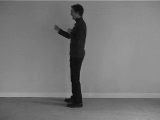
#> input picture frame 37 of datasets/boxing/person01_boxing_d4_uncomp.avi, 160 x 120 px, given in place of person01_running_d1_uncomp.avi, which was not available
$ python test_auto_tracking.py
#> lines starting #> are read from the running program, lines starting #| are printed output that depends on the picture; pictures that were not available may be replaced by others from this repository, and a replacement may not be noted
#> further down, frame is the input picture: shape (120, 160, 3); min 9, max 161, mean 120.2
import cv2
import os

# ============================================================
# CONFIGURATION
# ============================================================

VIDEO_PATH = (
    "datasets/running/"
    "person01_running_d1_uncomp.avi"
)

START_FRAME = 1
END_FRAME = 20

OUTPUT_DIR = "output/auto_tracking_test"

os.makedirs(
    OUTPUT_DIR,
    exist_ok=True
)
os.makedirs(
    os.path.join(OUTPUT_DIR, "crops"),
    exist_ok=True
)


# ============================================================
# CREATE COMPATIBLE OPENCV TRACKER
# ============================================================

def create_tracker():
    """Creates a supported OpenCV tracker instance with fallbacks."""
    tracker_types = [
        lambda: cv2.TrackerCSRT_create(),
        lambda: cv2.TrackerKCF_create(),
        lambda: cv2.TrackerMIL_create(),
        lambda: getattr(cv2, 'legacy', None).TrackerCSRT_create() if hasattr(cv2, 'legacy') else None,
    ]
    for create_fn in tracker_types:
        try:
            tracker = create_fn()
            if tracker is not None:
                return tracker
        except (AttributeError, Exception):
            continue
    return None


# ============================================================
# DETECT PERSON (FULL BODY)
# ============================================================

def detect_person(frame, background_subtractor):

    # --------------------------------------------------------
    # Background subtraction
    # --------------------------------------------------------

    mask = background_subtractor.apply(
        frame,
        learningRate=0.01
    )
#> mask: shape (120, 160); every value is 255

    # --------------------------------------------------------
    # Clean noise
    # --------------------------------------------------------

    kernel = cv2.getStructuringElement(
        cv2.MORPH_ELLIPSE,
        (5, 5)
    )

    mask = cv2.morphologyEx(
        mask,
        cv2.MORPH_OPEN,
        kernel
    )

    mask = cv2.morphologyEx(
        mask,
        cv2.MORPH_CLOSE,
        kernel,
        iterations=2
    )

    # --------------------------------------------------------
    # Connect separated body parts
    # --------------------------------------------------------

    kernel_large = cv2.getStructuringElement(
        cv2.MORPH_ELLIPSE,
        (15, 15)
    )

    mask = cv2.dilate(
        mask,
        kernel_large,
        iterations=2
    )

    # --------------------------------------------------------
    # Find contours
    # --------------------------------------------------------

    contours, _ = cv2.findContours(
        mask,
        cv2.RETR_EXTERNAL,
        cv2.CHAIN_APPROX_SIMPLE
    )
#> contours = [[[0, 0], [0, 119], [159, 119], [159, 0]]]

    if not contours:
        return None

    frame_height, frame_width = frame.shape[:2]
#> frame_height = 120; frame_width = 160

    boxes = []

    for contour in contours:

        area = cv2.contourArea(contour)

        if area < 30:
            continue

        x, y, w, h = cv2.boundingRect(
            contour
        )

        boxes.append(
            (x, y, w, h, area)
        )
#> this loop made 1 pass
#> (contour, area, x, y, w, h) on pass 1: ([[0, 0], [0, 119], [159, 119], [159, 0]], 18921, 0, 0, 160, 120)
#> after the loop, boxes = [(0, 0, 160, 120, 18921)]

    if not boxes:
        return None

    # --------------------------------------------------------
    # Combine all moving body parts
    # --------------------------------------------------------

    min_x = min(box[0] for box in boxes)
#> min_x = 0
    min_y = min(box[1] for box in boxes)
#> min_y = 0
    max_x = max(box[0] + box[2] for box in boxes)
#> max_x = 160
    max_y = max(box[1] + box[3] for box in boxes)
#> max_y = 120

    # --------------------------------------------------------
    # Estimate full body bounding box centered on person
    # --------------------------------------------------------

    detected_height = max_y - min_y
#> detected_height = 120

    target_height = max(int(detected_height * 1.35), 85)
#> target_height = 162
    target_width = int(target_height * 0.45)
#> target_width = 72

    center_x = (min_x + max_x) // 2
#> center_x = 80
    center_y = (min_y + max_y) // 2
#> center_y = 60

    x1 = max(0, min(center_x - target_width // 2, frame_width - target_width))
#> x1 = 44
    y1 = max(0, min(center_y - target_height // 2, frame_height - target_height))
#> y1 = 0

    w1 = min(target_width, frame_width - x1)
#> w1 = 72
    h1 = min(target_height, frame_height - y1)
#> h1 = 120

    if w1 <= 0 or h1 <= 0:
        return None

    return (x1, y1, w1, h1)


# ============================================================
# MAIN
# ============================================================

cap = cv2.VideoCapture(
    VIDEO_PATH
)

if not cap.isOpened():

    print(
        "Could not open video:",
        VIDEO_PATH
    )

    exit()

fps = cap.get(cv2.CAP_PROP_FPS)
if fps <= 0:
    fps = 25.0
width = int(cap.get(cv2.CAP_PROP_FRAME_WIDTH))
height = int(cap.get(cv2.CAP_PROP_FRAME_HEIGHT))

output_video_path = os.path.join(OUTPUT_DIR, "tracked_person.avi")
fourcc = cv2.VideoWriter_fourcc(*"XVID")
out_writer = cv2.VideoWriter(output_video_path, fourcc, fps, (width, height))


# ============================================================
# BACKGROUND SUBTRACTOR
# ============================================================

background_subtractor = (
    cv2.createBackgroundSubtractorMOG2(
        history=100,
        varThreshold=40,
        detectShadows=False
    )
)


# ============================================================
# TRACKER VARIABLES
# ============================================================

tracker = None

tracking = False

bbox = None

fixed_width = None
fixed_height = None

frame_number = 0


# ============================================================
# PROCESS FRAMES
# ============================================================

while frame_number < END_FRAME:

    ret, frame = cap.read()

    if not ret:

        print(
            "Could not read frame:",
            frame_number + 1
        )

        break

    frame_number += 1

    # ========================================================
    # DETECT PERSON
    # ========================================================

    detected_bbox = detect_person(
        frame,
        background_subtractor
    )
#> detected_bbox = (44, 0, 72, 120)

    # ========================================================
    # START / UPDATE TRACKING (DYNAMIC CENTERING)
    # ========================================================

    if detected_bbox is not None:

        if not tracking:

            bbox = detected_bbox
#> bbox = (44, 0, 72, 120)
            fixed_width = bbox[2]
#> fixed_width = 72
            fixed_height = bbox[3]
#> fixed_height = 120

            print(
                "Person detected at frame:",
                frame_number
            )

            print(
                "Initial bounding box:",
                bbox
            )
#| Initial bounding box: (44, 0, 72, 120)

            print(
                "Fixed size:",
                fixed_width,
                "x",
                fixed_height
            )
#| Fixed size: 72 x 120

            # Use detection-only workflow to avoid OpenCV tracker native crashes.
            tracking = True

        else:

            # Smoothly follow person across frames using detections
            sx = int(0.6 * bbox[0] + 0.4 * detected_bbox[0])
            sy = int(0.6 * bbox[1] + 0.4 * detected_bbox[1])
            bbox = (sx, sy, detected_bbox[2], detected_bbox[3])

    elif tracking:

        # No detection this frame; keep previous bbox for visualization
        # Optionally we could implement temporal smoothing or a simple search,
        # but avoid OpenCV tracker APIs that may crash in some builds.
        pass

    # ========================================================
    # DRAW BOUNDING BOX
    # ========================================================

    display = frame.copy()

    if bbox is not None:

        x, y, w, h = bbox
#> x = 44; y = 0; w = 72; h = 120

        cv2.rectangle(
            display,
            (x, y),
            (x + w, y + h),
            (0, 255, 0),
            2
        )

        cv2.putText(
            display,
            "PERSON",
            (
                x,
                max(
                    20,
                    y - 10
                )
            ),
            cv2.FONT_HERSHEY_SIMPLEX,
            0.7,
            (0, 255, 0),
            2
        )

    else:

        cv2.putText(
            display,
            "NO PERSON DETECTED",
            (20, 40),
            cv2.FONT_HERSHEY_SIMPLEX,
            0.8,
            (0, 0, 255),
            2
        )

    # ========================================================
    # FRAME NUMBER
    # ========================================================

    cv2.putText(
        display,
        f"Frame: {frame_number}",
        (20, 75),
        cv2.FONT_HERSHEY_SIMPLEX,
        0.7,
        (255, 255, 255),
        2
    )
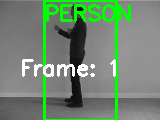
#> display: shape (120, 160, 3); mean B, G, R 113.8, 135.6, 113.8

    # ========================================================
    # SAVE FRAME & WRITE VIDEO
    # ========================================================

    output_path = os.path.join(
        OUTPUT_DIR,
        f"frame_{frame_number:02d}.jpg"
    )

    cv2.imwrite(
        output_path,
        display
    )
    out_writer.write(display)

    # Also save a cropped 224x224 image of the detected person when available
    if bbox is not None:

        x, y, w, h = bbox

        # safe crop
        x = int(max(0, x))
        y = int(max(0, y))
        w = int(max(1, w))
        h = int(max(1, h))

        crop = frame[y:y + h, x:x + w]
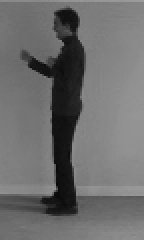
#> crop: shape (120, 72, 3) (shown 2 times larger); min 9, max 156, mean 108.7

        try:
            crop_resized = cv2.resize(crop, (224, 224))
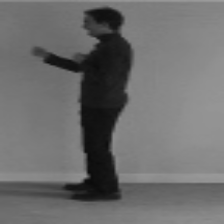
#> crop_resized: shape (224, 224, 3); min 10, max 156, mean 108.6
            crop_path = os.path.join(
                OUTPUT_DIR,
                "crops",
                f"frame_{frame_number:02d}.jpg"
            )
            cv2.imwrite(crop_path, crop_resized)
        except Exception:
            # ignore resize/write errors for test script
            pass

    # ========================================================
    # SHOW
    # ========================================================

    try:
        cv2.imshow(
            "Automatic Person Tracking",
            display
        )
        key = cv2.waitKey(100) & 0xFF
#> (key Esc is pressed here)
        if key == 27:
            break
    except Exception:
        pass


# ============================================================
# CLEANUP
# ============================================================

cap.release()
out_writer.release()
try:
    cv2.destroyAllWindows()
except Exception:
    pass

# Generate GIF output & sync with active conversation artifact directory
try:
    import glob
    import shutil
    from PIL import Image

    frame_paths = sorted(glob.glob(os.path.join(OUTPUT_DIR, 'frame_*.jpg')))
    if frame_paths:
        gif_path = os.path.join(OUTPUT_DIR, 'tracked_person.gif')
        images = [Image.open(p) for p in frame_paths]
        images[0].save(gif_path, save_all=True, append_images=images[1:], duration=100, loop=0)

        artifact_dir = "/Users/amrutha/.gemini/antigravity-ide/brain/37e2e9f7-6e1c-485f-884e-1f1648e261bd"
        if os.path.exists(artifact_dir):
            shutil.copy(gif_path, os.path.join(artifact_dir, "tracked_person.gif"))
except Exception:
    pass

print()

print(
    "Test completed."
)

print(
    "Frames saved in:",
    OUTPUT_DIR
)

$ run again, starting later in the video
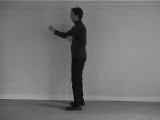
#> input picture frame 166 of datasets/boxing/person01_boxing_d4_uncomp.avi, 160 x 120 px, given in place of person01_running_d1_uncomp.avi, which was not available
#> frame is the input picture: shape (120, 160, 3); min 6, max 164, mean 117.4
#> mask: shape (120, 160); every value is 255
#> contours = [[[0, 0], [0, 119], [159, 119], [159, 0]]]
#> the loop in detect_person, `for contour in contours: ` made 1 pass
#> (contour, area, x, y, w, h) on pass 1: ([[0, 0], [0, 119], [159, 119], [159, 0]], 18921, 0, 0, 160, 120)
#> after the loop in detect_person, `for contour in contours:`: boxes = [(0, 0, 160, 120, 18921)]
#> min_x = 0
#> max_x = 160
#> max_y = 120
#> target_height = 162
#> target_width = 72
#> center_x = 80
#> center_y = 60
#> x1 = 44
#> y1 = 0
#> w1 = 72
#> h1 = 120
#> detected_bbox = (44, 0, 72, 120)
#> fixed_width = 72
#> fixed_height = 120
#| Initial bounding box: (44, 0, 72, 120)
#| Fixed size: 72 x 120
#> `x, y, w, h = bbox`: x = 44; y = 0; w = 72; h = 120
#> `crop = frame[y:y + h, x:x + w]`:
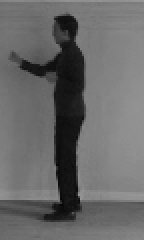
#> crop: shape (120, 72, 3) (shown 2 times larger); min 6, max 151, mean 104.5
#> `crop_resized = cv2.resize(crop, (224, 224))`:
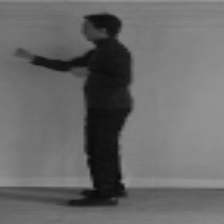
#> crop_resized: shape (224, 224, 3); min 7, max 150, mean 104.4

$ run again, starting later in the video
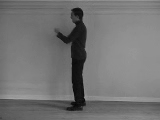
#> input picture frame 296 of datasets/boxing/person01_boxing_d4_uncomp.avi, 160 x 120 px, given in place of person01_running_d1_uncomp.avi, which was not available
#> frame is the input picture: shape (120, 160, 3); min 5, max 164, mean 116
#> mask: shape (120, 160); every value is 255
#> contours = [[[0, 0], [0, 119], [159, 119], [159, 0]]]
#> the loop in detect_person, `for contour in contours: ` made 1 pass
#> (contour, area, x, y, w, h) on pass 1: ([[0, 0], [0, 119], [159, 119], [159, 0]], 18921, 0, 0, 160, 120)
#> after the loop in detect_person, `for contour in contours:`: boxes = [(0, 0, 160, 120, 18921)]
#> min_x = 0
#> max_x = 160
#> max_y = 120
#> target_height = 162
#> target_width = 72
#> center_x = 80
#> center_y = 60
#> x1 = 44
#> y1 = 0
#> w1 = 72
#> h1 = 120
#> detected_bbox = (44, 0, 72, 120)
#> fixed_width = 72
#> fixed_height = 120
#| Initial bounding box: (44, 0, 72, 120)
#| Fixed size: 72 x 120
#> `x, y, w, h = bbox`: x = 44; y = 0; w = 72; h = 120
#> `crop = frame[y:y + h, x:x + w]`:
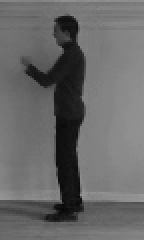
#> crop: shape (120, 72, 3) (shown 2 times larger); min 5, max 153, mean 103.7
#> `crop_resized = cv2.resize(crop, (224, 224))`:
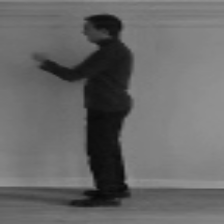
#> crop_resized: shape (224, 224, 3); min 7, max 153, mean 103.6
